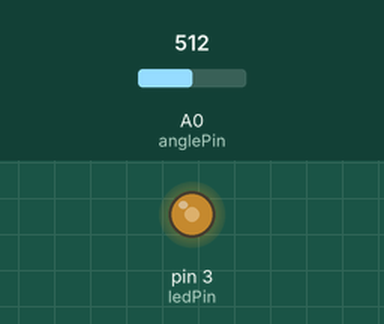
A sketch run on a simulated Arduino Uno, built with avr-gcc and run on an emulated ATmega328P. Parts: output pins drawn as LEDs (lit = HIGH). The inputs (shaded band) are chosen by the test bench; at power-on: A0 (anglePin) = 512.

Above: at 1.2 s.
1.3 s: A0 (anglePin) set to 716
At 2.2 s:
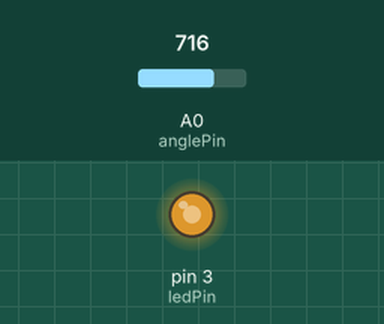
2.8 s: A0 (anglePin) set to 900
At 3.4 s:
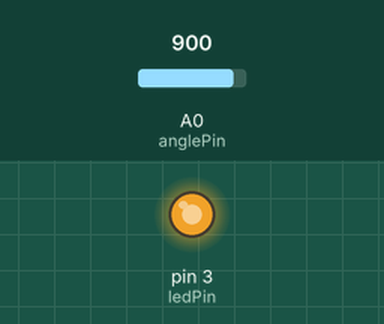
4.3 s: A0 (anglePin) set to 122
At 5.5 s:
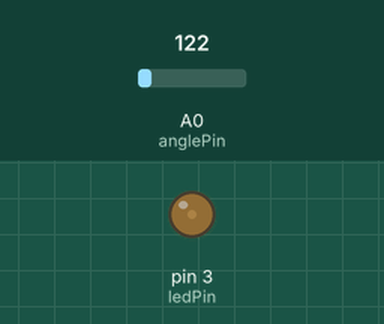
5.8 s: A0 (anglePin) set to 0
At 6.8 s:
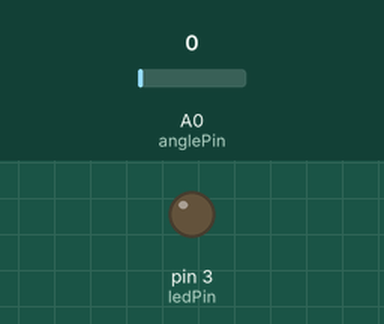
7.3 s: A0 (anglePin) set to 511
At 8.0 s:
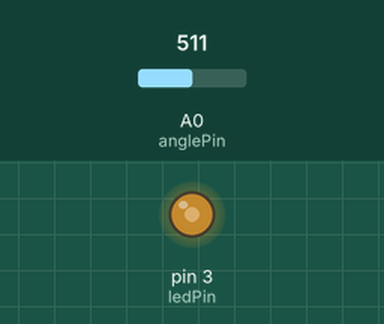
Timing chart, 0 to 9.8 s (numbered marks = the images above; inputs shaded):
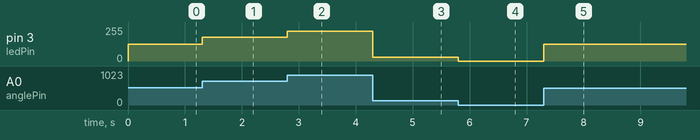

Measured:
- after the input at 1.3 s, pin 3 (ledPin): 127/255 → 178/255 at once
- after the input at 2.8 s, pin 3 (ledPin): 178/255 → 224/255 at once
- after the input at 4.3 s, pin 3 (ledPin): 224/255 → 30/255 at once
- after the input at 5.8 s, pin 3 (ledPin): 30/255 → 0/255 at once
- after the input at 7.3 s, pin 3 (ledPin): 0/255 → 127/255 at once

The sketch:

angle.ino
```cpp
//
// FaBo Brick Sample
//
// #104 Angle Brick
//

#define anglePin A0 // Angleピン
#define ledPin 3    // LEDピン

int angleValue = 0;
int outputValue = 0;

void setup() {
  // Angleピンを入力用に設定
  pinMode(anglePin, INPUT);
  // LEDピンを出力用に設定
  pinMode(ledPin, OUTPUT);
}

void loop() {
  // Angleから値を取得(0〜1023)
  angleValue = analogRead(anglePin);
  // analogWrite用に取得した値を変換
  outputValue = map(angleValue, 0, 1023, 0, 255);
  // PWMによりLED点灯
  analogWrite(ledPin, outputValue);
}
```
